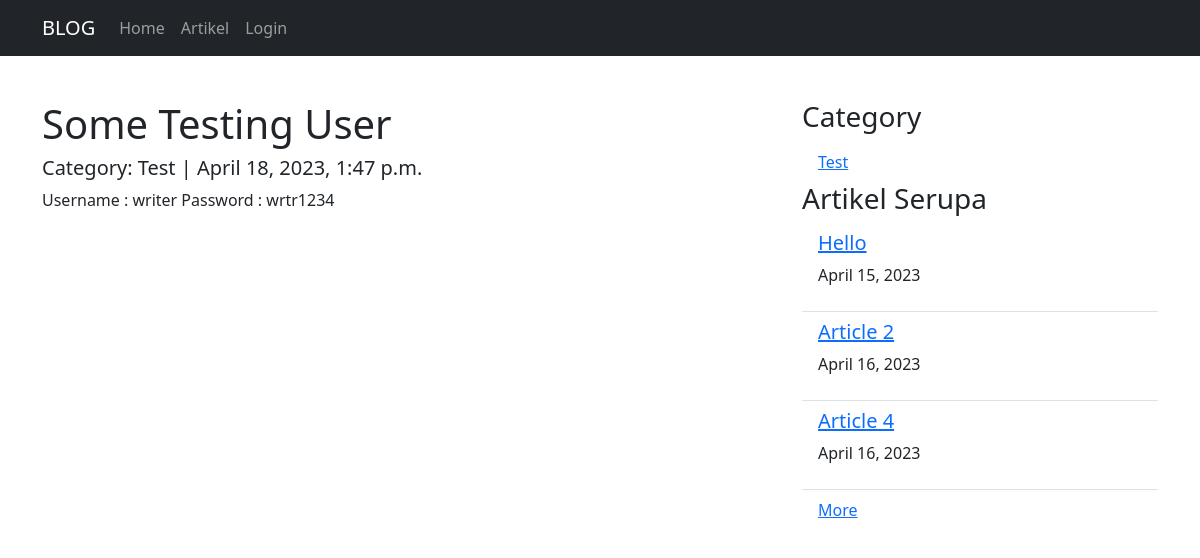
The page /article/detail/some-testing-user on the database as committed earlier.
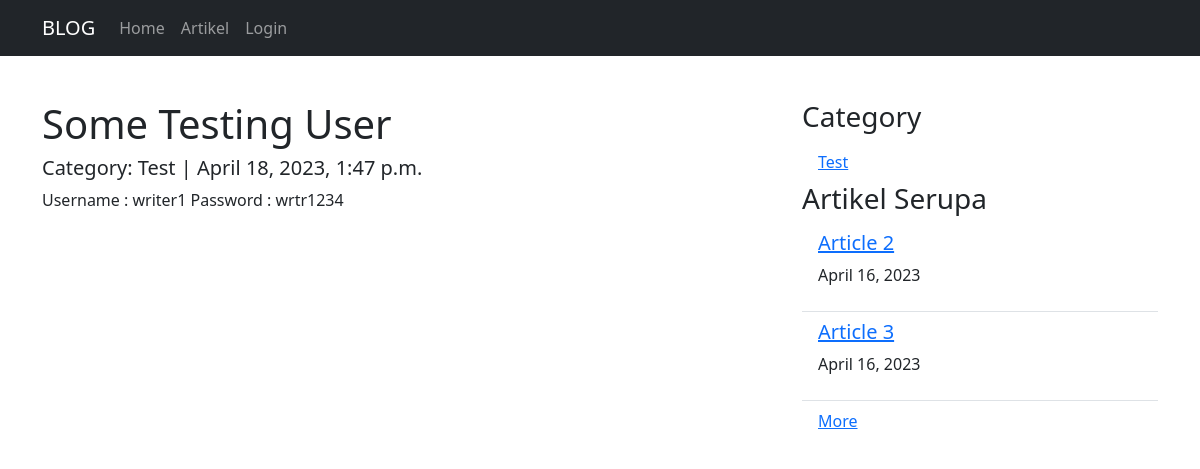
The same page on the database as committed later.
### article/models.py (models this page shows, shortened)
class Article(models.Model):
	title		= models.CharField(max_length=255)
	body 		= models.TextField()
	category_choices = [
		('Test', 'Test'),
		('News', 'News'),
		('Sport', 'Sport'),
	]
	category 	= models.CharField(
		max_length=10,
		choices=category_choices,
		default='Test'
	)
	published	= models.DateTimeField(auto_now_add=True)
	updated 	= models.DateTimeField(auto_now=True)
	slug		= models.SlugField(blank=True, editable=False)

### article/views.py (the view)
# urls.py: path('detail/<slug:slug>', ArticleDetailView.as_view(), name='detail'),
class ArticleDetailView(DetailView):
	model = Article
	template_name = "article/article_detail.html"
	context_object_name = 'article'
	def get_context_data(self,*args,**kwargs):
		category_list = self.model.objects.values_list('category', flat=True).distinct()
		self.kwargs.update({'category_list':category_list})
		similiar_article = self.model.objects.filter(category=self.object.category).exclude(id=self.object.id)
		self.kwargs.update({'similiar_article':similiar_article})
		kwargs = self.kwargs
		return super().get_context_data(*args,**kwargs)

### article/templates/article/article_detail.html (shortened to what this page needs)
{% extends "base.html" %}
{% block contents %}
<div class="row">
	<div class="col-md-8">
		<h1>{{article.title}}</h1>
		<h5>Category: {{article.category}} | {{article.published}}</h5>
		<p>{{article.body}}</p>
	</div>
	<div class="col-sm">
		<h3>Category</h3>
		<ul class="list-group list-group-flush">
		  	{% for category in category_list %}
		  		<li class="list-group-item"><a href="{% url 'article:category' category 1%}">{{category}}</a></li>
		  	{% endfor %}
		</ul>
		<h3>Artikel Serupa</h3>
		<ul class="list-group list-group-flush">
		  	{% for article in similiar_article %}
		  		{% if forloop.counter is not 3 %}
		  		<li class="list-group-item">
		  			<h5><a href="{% url 'article:detail' article.slug%}">{{article.title}}</a></h5>
		  			<p>{{article.published|date}}</p>
		  		</li>
		  		{% endif %}
		  	{% endfor %}
		  	<li class="list-group-item"><a href="{% url 'article:category' article.category 1%}">More</a></li>
		</ul>
	</div>
</div>
{% endblock contents %}

Rows that differ between the two databases and show on the page:
removed Article: title "Hello", published "April 15, 2023"
no longer on this page (row unchanged): Article: title "Article 4", published "April 16, 2023"
changed Article "Some Testing User": body "Username : writer Password : wrtr1234" → "Username : writer1 Password : wrtr1234"
now on this page (row unchanged): Article: title "Article 3", published "April 16, 2023"
